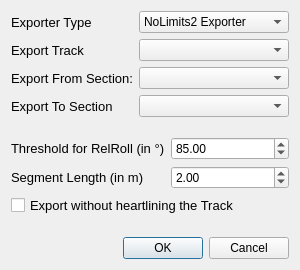
<?xml version="1.0" encoding="UTF-8"?>
<ui version="4.0">
 <class>Exportui</class>
 <widget class="QDialog" name="Exportui">
  <property name="geometry">
   <rect>
    <x>0</x>
    <y>0</y>
    <width>300</width>
    <height>270</height>
   </rect>
  </property>
  <property name="sizePolicy">
   <sizepolicy hsizetype="Fixed" vsizetype="Fixed">
    <horstretch>0</horstretch>
    <verstretch>0</verstretch>
   </sizepolicy>
  </property>
  <property name="minimumSize">
   <size>
    <width>300</width>
    <height>240</height>
   </size>
  </property>
  <property name="maximumSize">
   <size>
    <width>300</width>
    <height>270</height>
   </size>
  </property>
  <property name="windowTitle">
   <string>Export Track</string>
  </property>
  <layout class="QVBoxLayout" name="verticalLayout">
   <item>
    <layout class="QGridLayout" name="gridLayout">
     <item row="2" column="1">
      <widget class="QComboBox" name="exportFromBox"/>
     </item>
     <item row="2" column="0">
      <widget class="QLabel" name="exportFromLabel">
       <property name="font">
        <font>
         <pointsize>10</pointsize>
        </font>
       </property>
       <property name="text">
        <string>Export From Section:</string>
       </property>
      </widget>
     </item>
     <item row="0" column="0">
      <widget class="QLabel" name="exportTypeLabel">
       <property name="font">
        <font>
         <pointsize>10</pointsize>
        </font>
       </property>
       <property name="text">
        <string>Exporter Type</string>
       </property>
      </widget>
     </item>
     <item row="3" column="1">
      <widget class="QComboBox" name="exportToBox"/>
     </item>
     <item row="3" column="0">
      <widget class="QLabel" name="exportToLabel">
       <property name="font">
        <font>
         <pointsize>10</pointsize>
        </font>
       </property>
       <property name="text">
        <string>Export To Section</string>
       </property>
      </widget>
     </item>
     <item row="1" column="0">
      <widget class="QLabel" name="exportTrackLabel">
       <property name="font">
        <font>
         <pointsize>10</pointsize>
        </font>
       </property>
       <property name="text">
        <string>Export Track</string>
       </property>
      </widget>
     </item>
     <item row="1" column="1">
      <widget class="QComboBox" name="exportTrackBox"/>
     </item>
     <item row="0" column="1">
      <widget class="QComboBox" name="exportTypeBox">
       <item>
        <property name="text">
         <string>NoLimits2 Exporter</string>
        </property>
       </item>
       <item>
        <property name="text">
         <string>NoLimits2 Exporter (CSV)</string>
        </property>
       </item>
       <item>
        <property name="text">
         <string>Tangent Exporter</string>
        </property>
       </item>
       <item>
        <property name="text">
         <string>Spline Exporter</string>
        </property>
       </item>
      </widget>
     </item>
    </layout>
   </item>
   <item>
    <widget class="QFrame" name="nl1_frame">
     <property name="frameShape">
      <enum>QFrame::Shape::NoFrame</enum>
     </property>
     <property name="frameShadow">
      <enum>QFrame::Shadow::Plain</enum>
     </property>
     <layout class="QVBoxLayout" name="verticalLayout_2">
      <property name="leftMargin">
       <number>0</number>
      </property>
      <property name="topMargin">
       <number>0</number>
      </property>
      <property name="rightMargin">
       <number>0</number>
      </property>
      <property name="bottomMargin">
       <number>0</number>
      </property>
      <item>
       <layout class="QGridLayout" name="nl1_layout">
        <item row="2" column="0" colspan="2">
         <widget class="QCheckBox" name="noHeartLineBox">
          <property name="font">
           <font>
            <pointsize>10</pointsize>
           </font>
          </property>
          <property name="text">
           <string>Export without heartlining the Track</string>
          </property>
         </widget>
        </item>
        <item row="1" column="0">
         <widget class="QLabel" name="exportMPerNodeLabel">
          <property name="font">
           <font>
            <pointsize>10</pointsize>
           </font>
          </property>
          <property name="text">
           <string>Segment Length (in m)</string>
          </property>
         </widget>
        </item>
        <item row="1" column="1">
         <widget class="QDoubleSpinBox" name="segmentLengthBox">
          <property name="minimum">
           <double>0.200000000000000</double>
          </property>
          <property name="maximum">
           <double>10.000000000000000</double>
          </property>
          <property name="singleStep">
           <double>0.200000000000000</double>
          </property>
          <property name="value">
           <double>2.000000000000000</double>
          </property>
         </widget>
        </item>
        <item row="0" column="0">
         <widget class="QLabel" name="relThreshLabel">
          <property name="font">
           <font>
            <pointsize>10</pointsize>
           </font>
          </property>
          <property name="text">
           <string>Threshold for RelRoll (in °)</string>
          </property>
         </widget>
        </item>
        <item row="0" column="1">
         <widget class="QDoubleSpinBox" name="relThresBox">
          <property name="minimum">
           <double>75.000000000000000</double>
          </property>
          <property name="maximum">
           <double>90.000000000000000</double>
          </property>
          <property name="singleStep">
           <double>1.000000000000000</double>
          </property>
          <property name="value">
           <double>85.000000000000000</double>
          </property>
         </widget>
        </item>
       </layout>
      </item>
     </layout>
    </widget>
   </item>
   <item>
    <widget class="QDialogButtonBox" name="buttonBox">
     <property name="orientation">
      <enum>Qt::Orientation::Horizontal</enum>
     </property>
     <property name="standardButtons">
      <set>QDialogButtonBox::StandardButton::Cancel|QDialogButtonBox::StandardButton::Ok</set>
     </property>
    </widget>
   </item>
  </layout>
 </widget>
 <resources/>
 <connections>
  <connection>
   <sender>buttonBox</sender>
   <signal>accepted()</signal>
   <receiver>Exportui</receiver>
   <slot>accept()</slot>
   <hints>
    <hint type="sourcelabel">
     <x>248</x>
     <y>254</y>
    </hint>
    <hint type="destinationlabel">
     <x>157</x>
     <y>274</y>
    </hint>
   </hints>
  </connection>
  <connection>
   <sender>buttonBox</sender>
   <signal>rejected()</signal>
   <receiver>Exportui</receiver>
   <slot>reject()</slot>
   <hints>
    <hint type="sourcelabel">
     <x>316</x>
     <y>260</y>
    </hint>
    <hint type="destinationlabel">
     <x>286</x>
     <y>274</y>
    </hint>
   </hints>
  </connection>
 </connections>
</ui>
